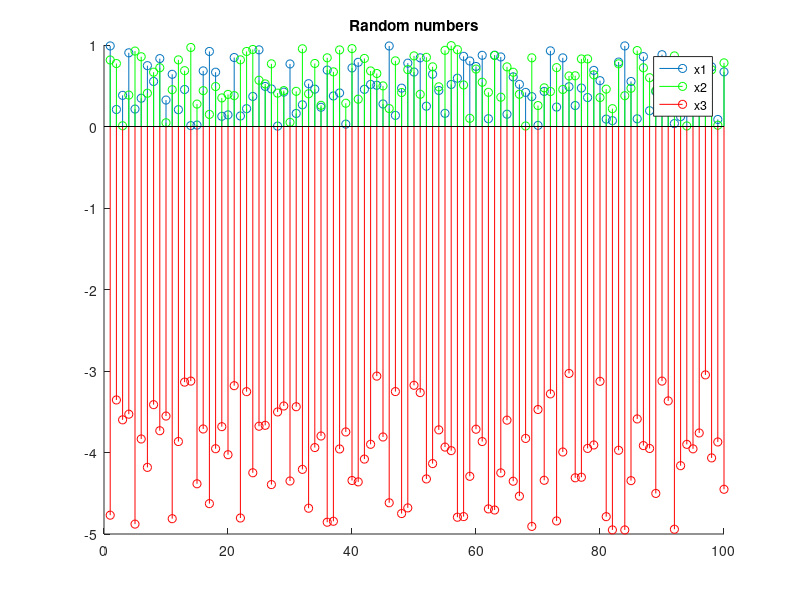

Recreate this plot in MATLAB.
hold on
n=1:100;
x1 = rand(1, 100)
x2 = rand(1, 100)
x3 = rand(1, 100)*2 - 5
stem(n, x1);
stem(n, x2, 'g');
stem(n, x3, 'r');
legend('x1', 'x2', 'x3');
title('Random numbers')